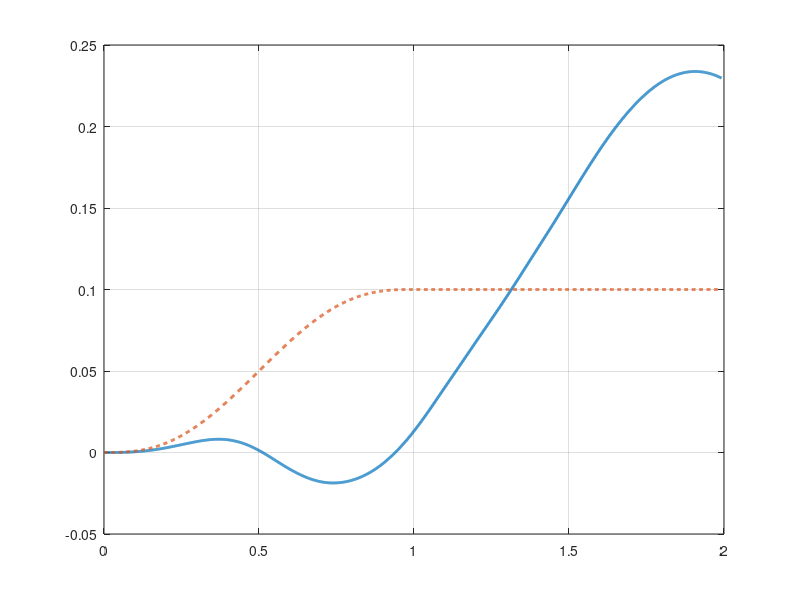
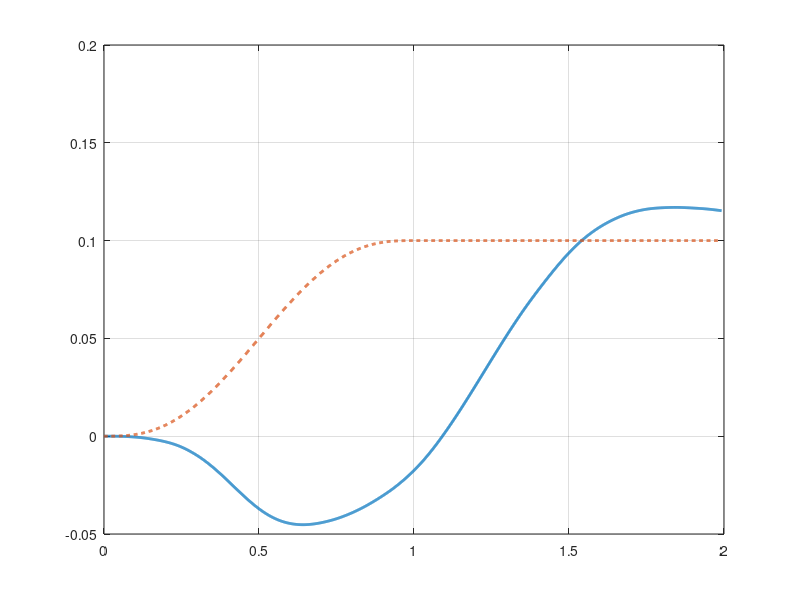
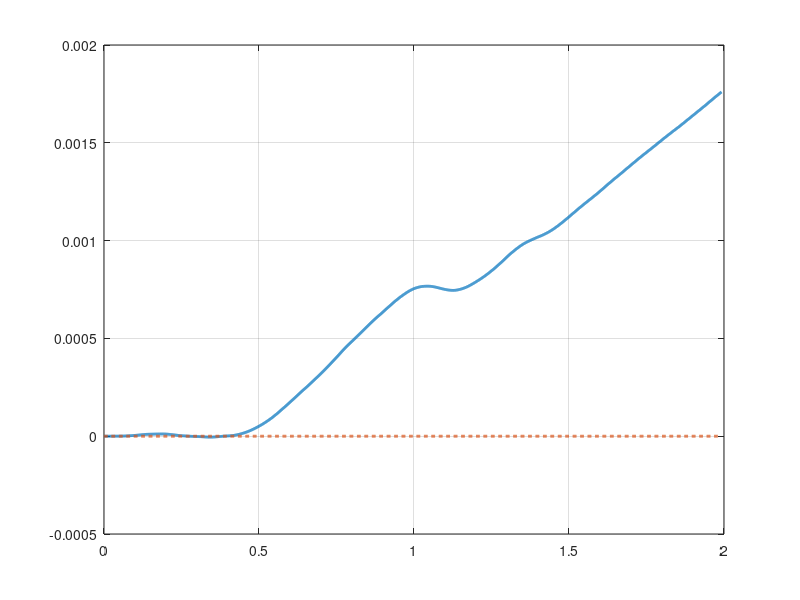
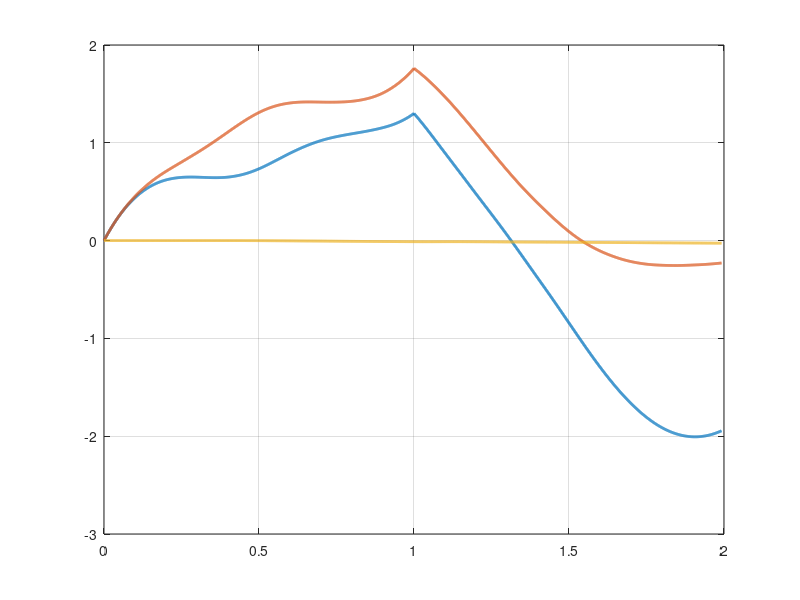

MATLAB code to generate these figures, in order:
clc
clear all

addpath('/home/dyros/catkin_ws/src/powered_caster_vehicle')

x = load("pcv_x.txt");
v = load("pcv_x_dot.txt");

fd = load("pcv_fd.txt");

xd = load("pcv_xd.txt");
vd = load("pcv_xd_dot.txt");
N = length(x);
t = 0:N-1;
t = t/1000;

figure(1)
plot(t, x(:,1), 'LineWidth',2)
hold on
plot(t, xd(:,1), 'LineWidth',2,'LineStyle','--');
hold off
grid on

figure(2)
plot(t, x(:,2), 'LineWidth',2)
hold on
plot(t, xd(:,2), 'LineWidth',2,'LineStyle','--');
hold off
grid on

figure(3)
plot(t, x(:,3), 'LineWidth',2)
hold on
plot(t, xd(:,3), 'LineWidth',2,'LineStyle','--');
hold off
grid on

figure(4)
plot(t,fd(:,1), 'LineWidth',2)
hold on
plot(t,fd(:,2), 'LineWidth',2)
plot(t,fd(:,3), 'LineWidth',2)
hold off 
grid on